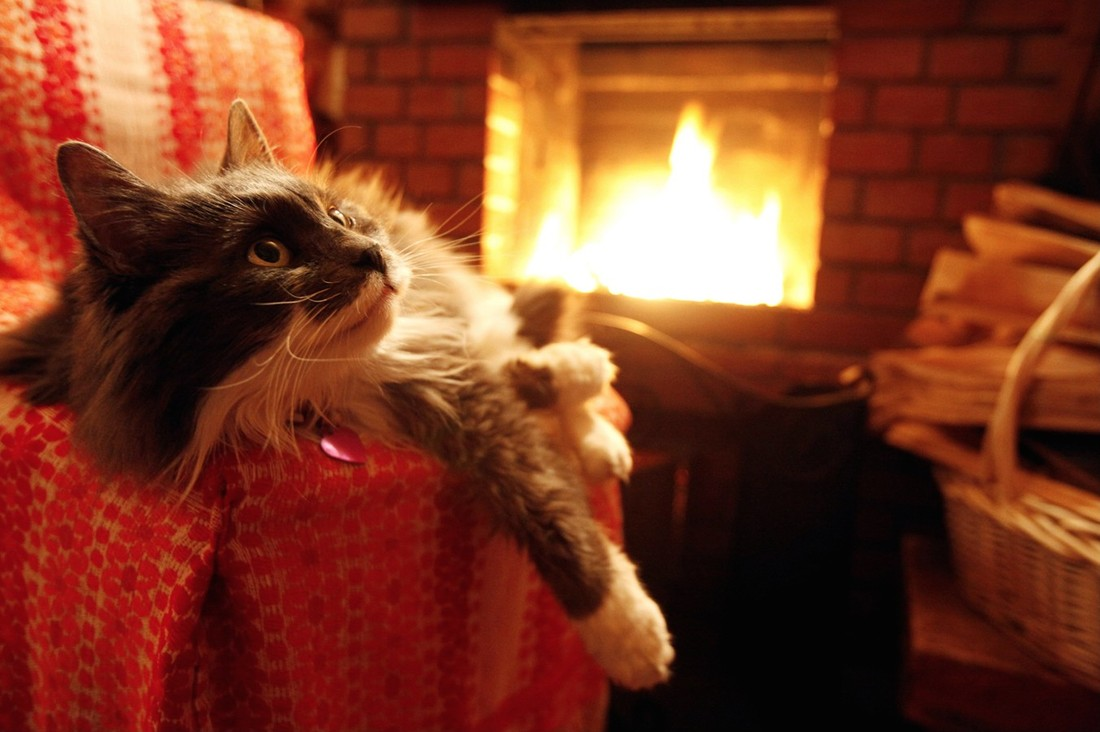
#> input picture OpenCV-Tasks/input_images/photo4.jpg, 1100 x 732 px
$ python 19.py
#> lines starting #> are read from the running program, lines starting #| are printed output that depends on the picture; after the words box and inside, x2 and y2 are one past the last pixel; in counts of white or black regions, pixels touching at a corner belong together
# Найти контуры на бинаризированном изображении
import cv2
import numpy as np

image_path = "input_images/photo4.jpg"
output_image_path = "output_images/contours_from_binary_image.jpg"

img = cv2.imread(image_path)
#> img is the input picture: shape (732, 1100, 3); mean B, G, R 35.6, 58.9, 123.8
gray_img = cv2.cvtColor(img, cv2.COLOR_BGR2GRAY)
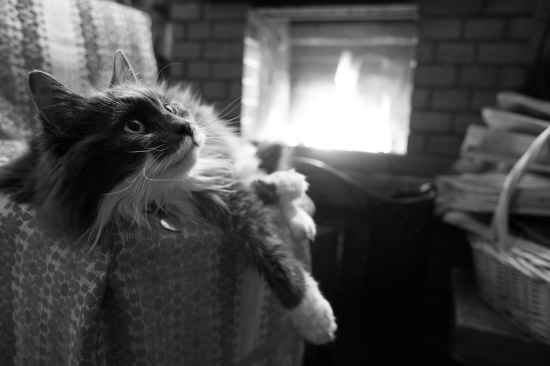
#> gray_img: shape (732, 1100) (shown at 1/2 size); min 1, max 255, mean 75.6

# Image binarization
thresh = 75
_, threshed_img = cv2.threshold(gray_img, thresh, 255, 0)
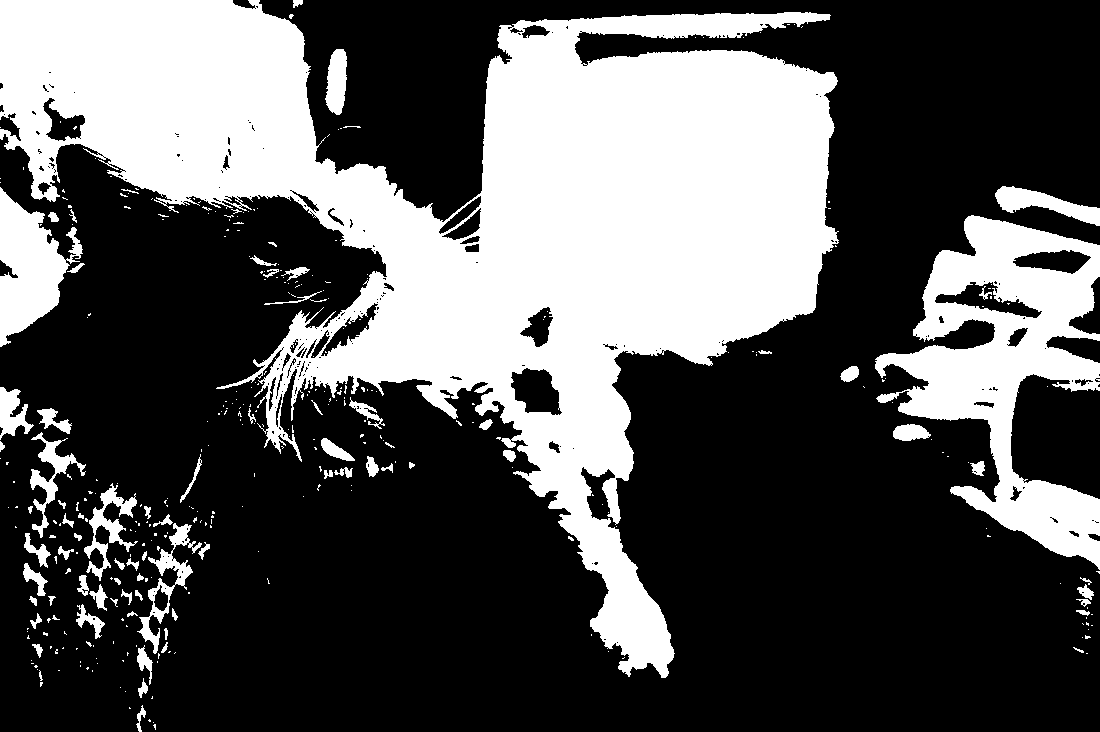
#> threshed_img: shape (732, 1100); 33.6% white; 367 white regions (286 under 20 px)

# Contours finding on the binarized image
contours, _ = cv2.findContours(threshed_img, cv2.RETR_TREE, cv2.CHAIN_APPROX_SIMPLE)
#> contours = 665 contours, 560 with area under 20; largest, box (x1, y1, x2, y2) and area: (0, 0, 839, 678) 218210, (875, 215, 1100, 570) 35228, (0, 187, 83, 347) 6569, (510, 367, 563, 416) 1720, (137, 523, 202, 654) 1714

# The empty image creating and drawing retrieved contours on it
contours_img = np.zeros(img.shape)
contours_color = (0, 0, 255)
cv2.drawContours(contours_img, contours, -1, contours_color, 1)
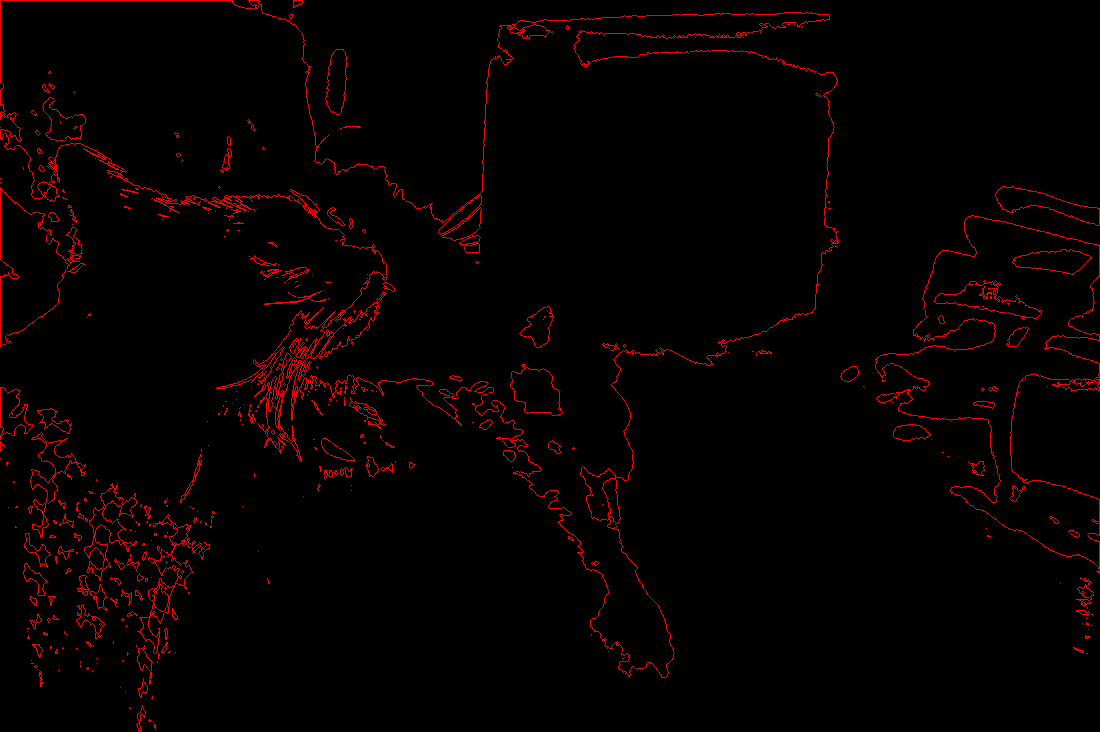
#> contours_img: shape (732, 1100, 3) float64; mean of channels 0, 1, 2 0, 0, 5.9; drawn as B, G, R

cv2.imwrite(output_image_path, contours_img)
